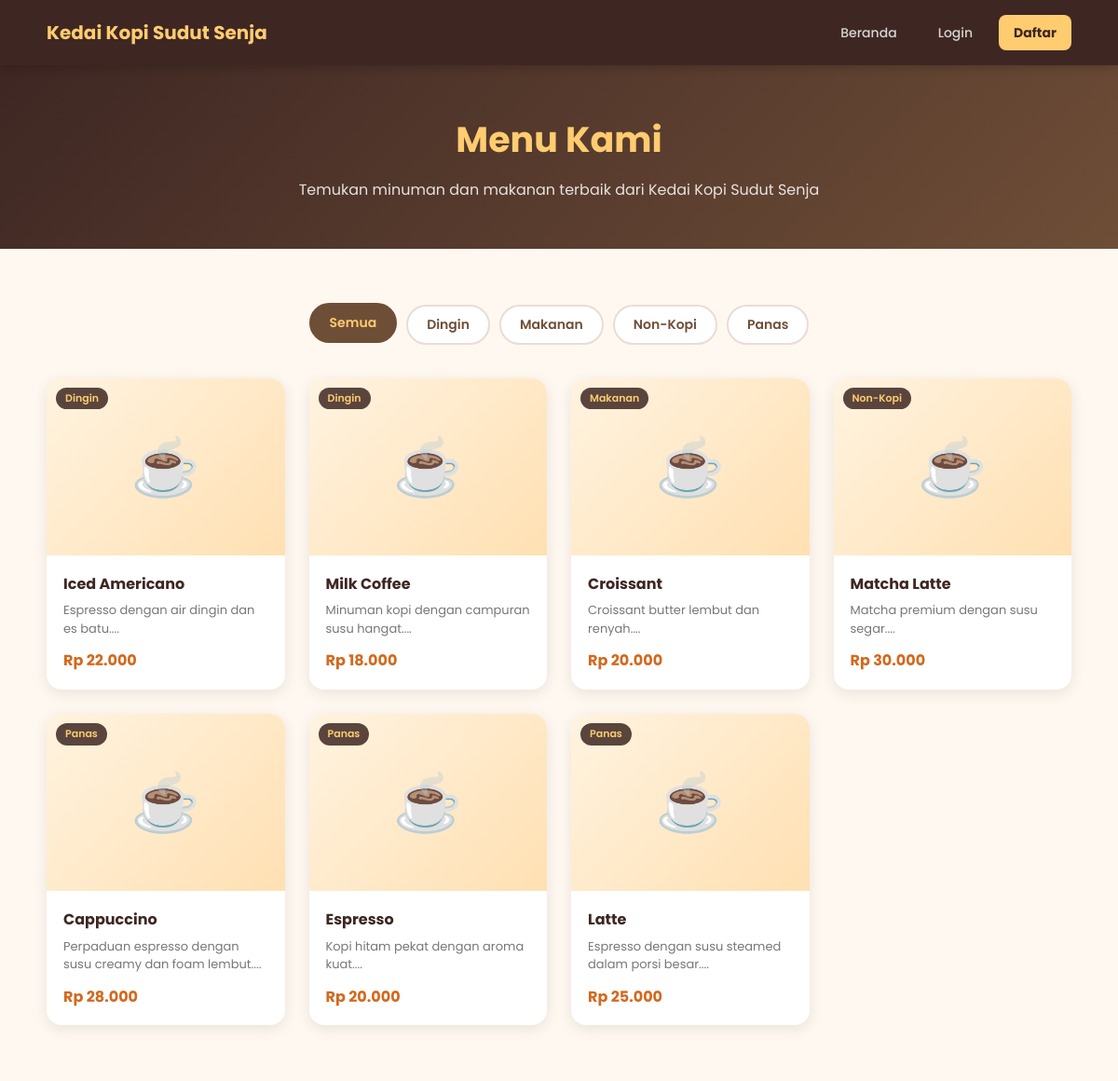
Page /isi.php on the committed database.
### tables this page shows
CREATE TABLE IF NOT EXISTS kategori_menu (
    id          INT AUTO_INCREMENT PRIMARY KEY,
    nama        VARCHAR(100) NOT NULL,
    deskripsi   TEXT         DEFAULT NULL,
    created_at  TIMESTAMP    DEFAULT CURRENT_TIMESTAMP
);

CREATE TABLE IF NOT EXISTS menu (
    id           INT AUTO_INCREMENT PRIMARY KEY,
    kategori_id  INT           NOT NULL,
    nama         VARCHAR(150)  NOT NULL,
    deskripsi    TEXT          DEFAULT NULL,
    harga        DECIMAL(10,2) NOT NULL DEFAULT 0,
    gambar       VARCHAR(255)  DEFAULT NULL,
    stok         INT           NOT NULL DEFAULT 0,
    tersedia     TINYINT(1)    NOT NULL DEFAULT 1,
    created_at   TIMESTAMP     DEFAULT CURRENT_TIMESTAMP,
    updated_at   TIMESTAMP     DEFAULT CURRENT_TIMESTAMP ON UPDATE CURRENT_TIMESTAMP,
    CONSTRAINT fk_menu_kategori FOREIGN KEY (kategori_id)
        REFERENCES kategori_menu(id) ON DELETE CASCADE ON UPDATE CASCADE
);

### config/db.php (called while the page is built, shortened)
<?php
function isLoggedIn() {
    return isset($_SESSION['user_id']);
}
function formatRupiah($angka) {
    return 'Rp ' . number_format($angka, 0, ',', '.');
}
?>

### isi.php (the view, shortened to what this page needs)
<?php
require_once __DIR__ . '/config/db.php';
$menus = $conn->query("SELECT m.*, k.nama AS kategori FROM menu m
                        JOIN kategori_menu k ON m.kategori_id = k.id
                        WHERE m.tersedia = 1
                        ORDER BY k.nama, m.nama");
$kategoris = $conn->query("SELECT DISTINCT k.id, k.nama FROM kategori_menu k
                            JOIN menu m ON m.kategori_id = k.id
                            WHERE m.tersedia = 1 ORDER BY k.nama");
?>
<!DOCTYPE html>
<html lang="id">
<head>
    <link rel="stylesheet" href="kedai.css">
</head>
<body>
    <nav class="isi-nav">
        <a href="index.php" class="brand">Kedai Kopi Sudut Senja</a>
        <div class="nav-links-right">
            <a href="index.php">Beranda</a>
            <?php if (isLoggedIn()): ?>
                <?php if (isAdmin()): ?>
                    <a href="admin/index.php">Dashboard Admin</a>
                <?php else: ?>
                    <a href="member/dashboard.php">Dashboard</a>
                    <a href="member/keranjang.php">Keranjang
                        (<?= isset($_SESSION['cart']) ? array_sum($_SESSION['cart']) : 0 ?>)</a>
                <?php endif; ?>
                <a href="auth/logout.php">Keluar</a>
            <?php else: ?>
                <a href="auth/login.php">Login</a>
                <a href="auth/register.php" class="btn-nav">Daftar</a>
            <?php endif; ?>
        </div>
    </nav>
    <div class="isi-hero">
        <h1>Menu Kami</h1>
        <p>Temukan minuman dan makanan terbaik dari Kedai Kopi Sudut Senja</p>
    </div>
    <div class="isi-body">
        <div class="filter-bar" id="filterBar">
            <button class="filter-btn active" data-cat="semua" onclick="filterKat('semua', this)">Semua</button>
            <?php while ($kat = $kategoris->fetch_assoc()): ?>
                <button class="filter-btn" data-cat="<?= $kat['id'] ?>" onclick="filterKat('<?= $kat['id'] ?>', this)">
                    <?= htmlspecialchars($kat['nama']) ?>
                </button>
            <?php endwhile; ?>
        </div>
        <?php if ($menus->num_rows > 0): ?>
            <div class="isi-grid" id="isiGrid">
                <?php while ($item = $menus->fetch_assoc()): ?>
                    <div class="isi-card" data-cat="<?= $item['kategori_id'] ?>">
                        <div class="isi-card-img">
                            <?php
                            $src = '';
                            ?>
                            <?php if ($src): ?>
                                <img src="<?= htmlspecialchars($src) ?>" alt="<?= htmlspecialchars($item['nama']) ?>">
                            <?php else: ?>
                                <div class="isi-card-ph">☕</div>
                            <?php endif; ?>
                            <span class="isi-card-kat"><?= htmlspecialchars($item['kategori']) ?></span>
                        </div>
                        <div class="isi-card-body">
                            <h3><?= htmlspecialchars($item['nama']) ?></h3>
                            <p><?= htmlspecialchars(mb_substr($item['deskripsi'] ?: 'Menu pilihan Kedai Kopi Sudut Senja.', 0, 80)) ?>...
                            </p>
                            <div class="isi-card-footer">
                                <span class="isi-price"><?= formatRupiah($item['harga']) ?></span>
                            </div>
                        </div>
                    </div>
                <?php endwhile; ?>
            </div>
        <?php endif; ?>
    </div>
</body>
</html>

### kedai.css (style rules this page uses)
* { margin:0; padding:0; box-sizing:border-box; font-family: 'Poppins', Arial, Helvetica, sans-serif; }
body { background-color:#f5f5f5; color:#333; line-height:1.6; }
nav { display:flex; -webkit-justify-content: space-between; justify-content: space-between; -webkit-align-items: center; align-items: center; padding: 13px 13px; position: absolute; top: 0; left: 0; right: 0; z-index: 1000; background: rgba(62, 39, 35, 0.95); -webkit-backdrop-filter: blur(5px); backdrop-filter: blur(5px); box-shadow: 0 2px 10px rgba(0,0,0,0.3); }
.isi-nav { background: #3e2723; padding: 16px 50px; display: flex; -webkit-align-items: center; align-items: center; -webkit-justify-content: space-between; justify-content: space-between; position: relative; z-index: 100; -webkit-box-shadow: 0 2px 10px rgba(0,0,0,0.2); box-shadow: 0 2px 10px rgba(0,0,0,0.2); }
.isi-nav a.brand { color: #ffcc70; font-size: 20px; font-weight: 700; text-decoration: none; }
.isi-nav .nav-links-right { display: flex; gap: 12px; }
.isi-nav .nav-links-right a { color: rgba(255,255,255,0.8); text-decoration: none; font-size: 14px; font-weight: 500; padding: 8px 16px; -webkit-border-radius: 8px; border-radius: 8px; -webkit-transition: 0.3s; transition: 0.3s; }
.isi-nav .nav-links-right a.btn-nav { background: #ffcc70; color: #3e2723; font-weight: 700; }
.isi-hero { background: linear-gradient(135deg, #3e2723 0%, #6f4e37 100%); padding: 50px; text-align: center; color: white; }
.isi-hero h1 { font-size: 38px; color: #ffcc70; margin-bottom: 10px; }
.isi-hero p { font-size: 16px; opacity: 0.85; }
.isi-body { background: #fff8f0; padding: 60px 50px; }
.filter-bar { display: flex; gap: 10px; flex-wrap: wrap; -webkit-justify-content: center; justify-content: center; margin-bottom: 36px; }
.filter-btn { padding: 9px 20px; border: 2px solid #e8ddd6; background: white; -webkit-border-radius: 30px; border-radius: 30px; font-size: 14px; font-weight: 600; color: #6f4e37; cursor: pointer; -webkit-transition: all 0.25s; transition: all 0.25s; font-family: 'Poppins', sans-serif; }
.filter-btn:hover, .filter-btn.active { background: #6f4e37; border-color: #6f4e37; color: #ffcc70; -webkit-transform: translateY(-2px); transform: translateY(-2px); }
.isi-grid { display: grid; grid-template-columns: repeat(auto-fill, minmax(250px, 1fr)); gap: 26px; max-width: 1200px; margin: 0 auto; }
.isi-card { background: white; -webkit-border-radius: 16px; border-radius: 16px; overflow: hidden; -webkit-box-shadow: 0 4px 16px rgba(0,0,0,0.09); box-shadow: 0 4px 16px rgba(0,0,0,0.09); -webkit-transition: transform 0.3s, box-shadow 0.3s; transition: transform 0.3s, box-shadow 0.3s; }
.isi-card-img { height: 190px; overflow: hidden; position: relative; }
.isi-card-ph { height: 190px; background: linear-gradient(135deg, #fff3e0, #ffe0b2); display: flex; -webkit-align-items: center; align-items: center; -webkit-justify-content: center; justify-content: center; font-size: 60px; }
.isi-card-kat { position: absolute; top: 10px; left: 10px; background: rgba(62,39,35,0.85); color: #ffcc70; padding: 3px 10px; -webkit-border-radius: 20px; border-radius: 20px; font-size: 11px; font-weight: 600; }
.isi-card-body { padding: 18px; }
.isi-card-body h3 { font-size: 16px; font-weight: 700; color: #3e2723; margin-bottom: 6px; }
.isi-card-body p { font-size: 13px; color: #777; margin-bottom: 12px; line-height: 1.5; }
.isi-card-footer { display: flex; -webkit-align-items: center; align-items: center; -webkit-justify-content: space-between; justify-content: space-between; }
.isi-price { font-size: 16px; font-weight: 700; color: #d2691e; }
body { margin: 0; padding: 0; }
html { scroll-behavior:smooth; }

### rows in the picture
kategori_menu: nama "Dingin"
kategori_menu: nama "Makanan"
kategori_menu: nama "Non-Kopi"
kategori_menu: nama "Panas"
menu: kategori.nama "Dingin", nama "Iced Americano", deskripsi "Espresso dengan air dingin dan es batu.", harga "Rp 22.000"
menu: kategori.nama "Dingin", nama "Milk Coffee", deskripsi "Minuman kopi dengan campuran susu hangat.", harga "Rp 18.000"
menu: kategori.nama "Makanan", nama "Croissant", deskripsi "Croissant butter lembut dan renyah.", harga "Rp 20.000"
menu: kategori.nama "Non-Kopi", nama "Matcha Latte", deskripsi "Matcha premium dengan susu segar.", harga "Rp 30.000"
menu: kategori.nama "Panas", nama "Cappuccino", deskripsi "Perpaduan espresso dengan susu creamy dan foam lembut.", harga "Rp 28.000"
menu: kategori.nama "Panas", nama "Espresso", deskripsi "Kopi hitam pekat dengan aroma kuat.", harga "Rp 20.000"
menu: kategori.nama "Panas", nama "Latte", deskripsi "Espresso dengan susu steamed dalam porsi besar.", harga "Rp 25.000"
